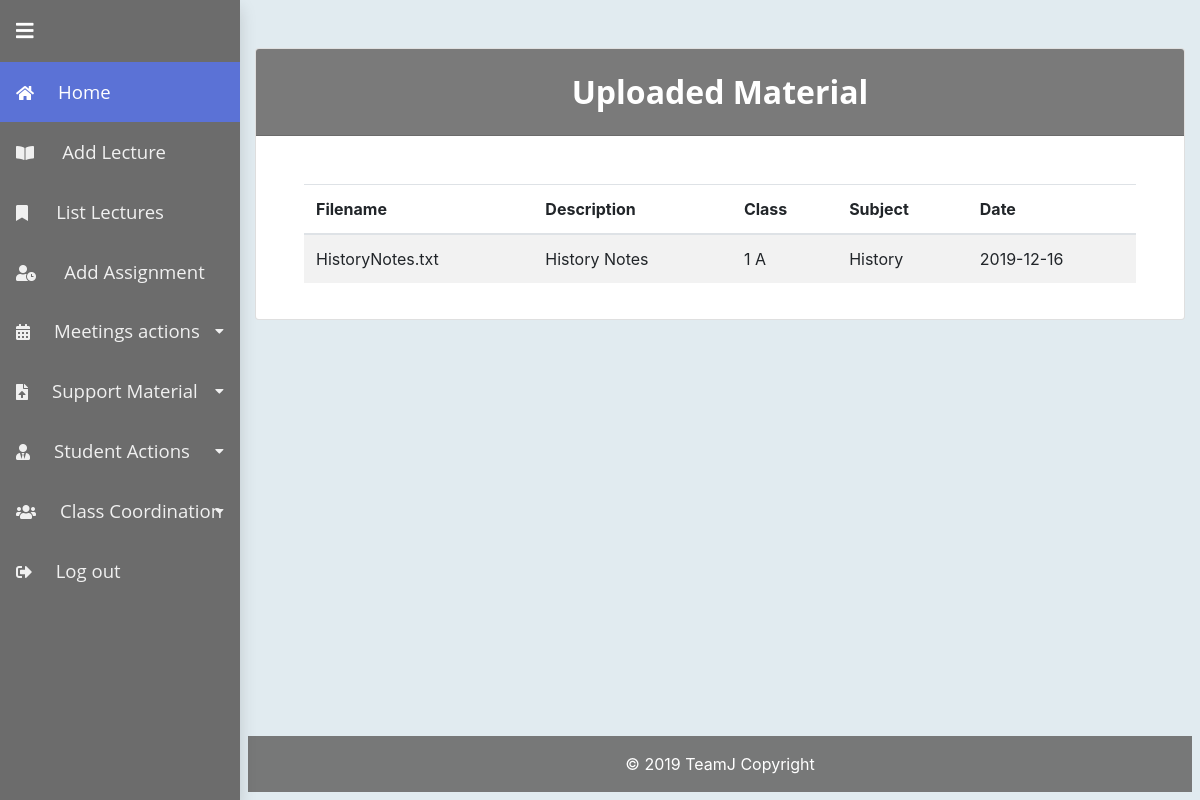
Screenshot of /usergroup/teacher/listMaterial.php (signed in) with the database file from the repository.
### tables this page shows
CREATE TABLE `UploadedClassDocuments` (
  `ID` int(11) NOT NULL,
  `FileName` varchar(255) NOT NULL,
  `DiskFileName` varchar(255) NOT NULL,
  `SpecificClassID` int(11) NOT NULL,
  `Description` text NOT NULL,
  `Date` timestamp NOT NULL DEFAULT CURRENT_TIMESTAMP,
  `SubjectID` int(11) NOT NULL
);

CREATE TABLE `SpecificClass` (
  `ID` int(11) NOT NULL,
  `YearClassID` int(11) NOT NULL,
  `Section` varchar(5) NOT NULL,
  `UploadedPath` varchar(50) NOT NULL,
  `CoordinatorTeacherID` int(11) NOT NULL
);

CREATE TABLE `Topic` (
  `ID` int(11) NOT NULL,
  `Name` varchar(100) NOT NULL,
  `Description` text NOT NULL
);

### classes/teacher.class.php (called while the page is built, shortened)
<?php
class teacher extends user {
	public function get_uploaded_material() {
		$teacherID = $_SESSION['teacherID'];
		$uploaded = array();
		$conn = $this->connectMySQL();
		$query = "SELECT DISTINCT ucd.ID, FileName, ucd.Description,YearClassID, Section, Topic.Name, Date
			FROM UploadedClassDocuments ucd, TopicTeacherClass ttc, Topic, SpecificClass sc
			WHERE ucd.SpecificClassID=ttc.SpecificClassID
      AND ucd.SubjectID=Topic.ID
      AND ucd.SpecificClassID=sc.ID
			AND TeacherID=?;";
		$sql = $conn->prepare($query);
		$sql->bind_param('i', $teacherID);
		$sql->execute();
		$res = $sql->get_result();
		if ($res > 0) {
			while ($row = $res->fetch_assoc()) {
				array_push($uploaded, $row);
			}
		}
		return $uploaded;
	}
}

### usergroup/teacher/listMaterial.php (the view, shortened to what this page needs)
<?php
$teacher = new teacher();
$content = '<div class="card">
                <h2 class="card-header info-color white-text text-center py-4" style="background-color:rgba(108,108,108,0.9);color:white">
                    Uploaded Material
                </h2>
                <div class="card-body  px-lg-5 pt-0 mt-md-5">
                <form>
                <div class="table-responsive">
  <table class="table table-striped">
    <thead>
      <tr>
        <th scope="col">Filename</th>
        <th scope="col">Description</th>
        <th scope="col">Class</th>
        <th scope="col">Subject</th>
        <th scope="col">Date</th>
      </tr>
    </thead>
    <tbody>';
$uploadedMaterial = $teacher->get_uploaded_material();
foreach ($uploadedMaterial as $i => $row) {
	$content .= '<tr>
        <td>' . $row['FileName'] . '</td>
        <td>' . $row['Description'] . '</td>
        <td>' . $row['YearClassID'] ." ". $row['Section'] .'</td>
        <td>' . $row['Name'] . '</td>
        <td>' . date("Y-m-d", strtotime($row['Date'])) . '</td>
      </tr>';
}
$content .= '
    </tbody>
  </table>
  </div>
  </form>
  </div>';
?>

### css/timeline.css (style rules this page uses)
*, *:after, *:before { -webkit-box-sizing: border-box; -moz-box-sizing: border-box; box-sizing: border-box; }
h1, h2 { font-family: "Open Sans", sans-serif; font-weight: bold; }

### css/calendar_style.css (style rules this page uses)
*, *:before, *:after { -moz-box-sizing: border-box; -webkit-box-sizing: border-box; box-sizing: border-box; }

### css/style.css (style rules this page uses)
html { height: 100%; }
body { background-color: rgb(225, 235, 240); display: flex; flex-direction: column; height: 100%; }
.table td, .table th { vertical-align: middle; }

### css/sidebar.css (style rules this page uses)
body { position: relative; }
@media (min-width: 992px) { body { padding-left: 15rem; } }

### rows the page displays
uploadedclassdocuments: FileName "HistoryNotes.txt", Description "History Notes", SpecificClassID.YearClassID "1", SpecificClassID.Section "A", topic.Name "History", Date "2019-12-16"
